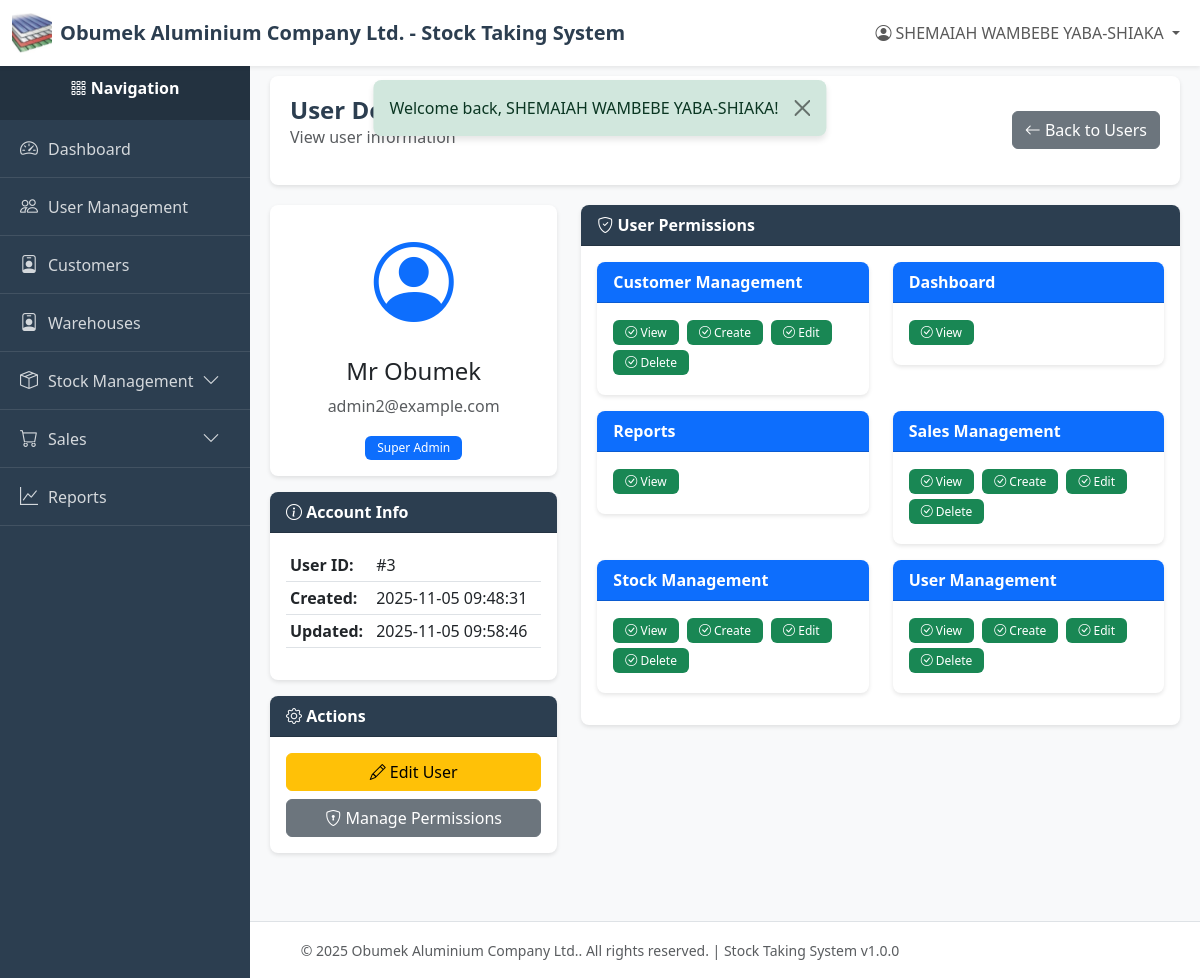
The app's page /index.php?page=users_view&id=3 (signed in) with its own data.
### tables this page shows
CREATE TABLE `users` (
  `id` int(11) NOT NULL,
  `email` varchar(255) NOT NULL,
  `password` varchar(255) NOT NULL,
  `name` varchar(255) NOT NULL,
  `role` varchar(50) NOT NULL DEFAULT 'viewer',
  `created_at` timestamp NOT NULL DEFAULT current_timestamp(),
  `updated_at` timestamp NULL DEFAULT NULL ON UPDATE current_timestamp(),
  `deleted_at` timestamp NULL DEFAULT NULL
);

### index.php (called while the page is built, shortened)
<?php
require_once __DIR__ . '/utils/auth_middleware.php';
require_once __DIR__ . '/controllers/routes.php';

### config/db.php (called while the page is built, shortened)
<?php
class Database {
    private static $instance = null;
    private $connection;
    private $host = 'localhost';
    private $db_name = 'stock_system';
    private $username = 'root';
    private $password = '';
    private $charset = 'utf8mb4';
    private function __construct() {
        try {
            $dsn = "mysql:host={$this->host};dbname={$this->db_name};charset={$this->charset}";
            $options = [
                PDO::ATTR_ERRMODE            => PDO::ERRMODE_EXCEPTION,
                PDO::ATTR_DEFAULT_FETCH_MODE => PDO::FETCH_ASSOC,
                PDO::ATTR_EMULATE_PREPARES   => false,
            ];
            $this->connection = new PDO($dsn, $this->username, $this->password, $options);
        } catch (PDOException $e) {
            error_log("Database Connection Error: " . $e->getMessage());
            die("Database connection failed. Please contact the administrator.");
        }
    }
    public static function getInstance() {
        if (self::$instance === null) {
            self::$instance = new self();
        }
        return self::$instance;
    }
    public function getConnection() {
        return $this->connection;
    }
}

### models/user.php (called while the page is built, shortened)
<?php
require_once __DIR__ . '/../config/db.php';
class User {
    private $db;
    private $table = 'users';
    public function __construct() {
        $this->db = Database::getInstance()->getConnection();
    }
    public function findById($id) {
        try {
            $sql = "SELECT * FROM {$this->table} WHERE id = :id AND deleted_at IS NULL";
            $stmt = $this->db->prepare($sql);
            $stmt->execute([':id' => $id]);
            return $stmt->fetch();
        } catch (PDOException $e) {
            error_log("User find error: " . $e->getMessage());
            return false;
        }
    }
    public function getPermissions($userId) {
        try {
            $sql = "SELECT module, actions FROM user_permissions WHERE user_id = :user_id";
            $stmt = $this->db->prepare($sql);
            $stmt->execute([':user_id' => $userId]);
            $permissions = [];
            while ($row = $stmt->fetch()) {
                $permissions[$row['module']] = json_decode($row['actions'], true);
            }
            return $permissions;
        } catch (PDOException $e) {
            error_log("Permission fetch error: " . $e->getMessage());
            return [];
        }
    }
}

### utils/helpers.php (called while the page is built, shortened)
<?php
function formatDate($date, $format = 'Y-m-d H:i:s') {
    $timestamp = strtotime($date);
    return $timestamp ? date($format, $timestamp) : $date;
}

### utils/auth_middleware.php (called while the page is built, shortened)
<?php
function hasPermission($module, $action = ACTION_VIEW) {
    if (isset($_SESSION['user_role']) && $_SESSION['user_role'] === ROLE_SUPER_ADMIN) {
        return true;
    }
    $permissions = $_SESSION['permissions'];
    return in_array($action, $permissions[$module]);
}

### views/users/view.php (the view, shortened to what this page needs)
<?php
require_once __DIR__ . '/../../config/db.php';
require_once __DIR__ . '/../../models/user.php';
require_once __DIR__ . '/../../utils/helpers.php';
$userId = (int)($_GET['id'] ?? 0);
$userModel = new User();
$user = $userModel->findById($userId);
$permissions = $userModel->getPermissions($userId);
require_once __DIR__ . '/../../layout/header.php';
require_once __DIR__ . '/../../layout/sidebar.php';
?>
<div class="content-wrapper">
    <div class="page-header">
        <div class="d-flex justify-content-between align-items-center">
            <div>
                <h1 class="page-title">User Details</h1>
                <p class="text-muted">View user information</p>
            </div>
            <a href="/new-stock-system/index.php?page=users" class="btn btn-secondary">
                <i class="bi bi-arrow-left"></i> Back to Users
            </a>
        </div>
    </div>
    <div class="row">
        <div class="col-md-4">
            <div class="card">
                <div class="card-body text-center">
                    <i class="bi bi-person-circle text-primary" style="font-size: 80px;"></i>
                    <h4 class="mt-3"><?php echo htmlspecialchars($user['name']); ?></h4>
                    <p class="text-muted"><?php echo htmlspecialchars($user['email']); ?></p>
                    <span class="badge bg-primary">
                        <?php echo USER_ROLES[$user['role']] ?? $user['role']; ?>
                    </span>
                </div>
            </div>
            <div class="card mt-3">
                <div class="card-header">
                    <i class="bi bi-info-circle"></i> Account Info
                </div>
                <div class="card-body">
                    <table class="table table-sm">
                        <tr>
                            <th>User ID:</th>
                            <td>#<?php echo $user['id']; ?></td>
                        </tr>
                        <tr>
                            <th>Created:</th>
                            <td><?php echo formatDate($user['created_at']); ?></td>
                        </tr>
                        <tr>
                            <th>Updated:</th>
                            <td><?php echo $user['updated_at'] ? formatDate($user['updated_at']) : 'Never'; ?></td>
                        </tr>
                    </table>
                </div>
            </div>
            <?php if (hasPermission(MODULE_USER_MANAGEMENT, ACTION_EDIT)): ?>
            <div class="card mt-3">
                <div class="card-header">
                    <i class="bi bi-gear"></i> Actions
                </div>
                <div class="card-body d-grid gap-2">
                    <a href="/new-stock-system/index.php?page=users_edit&id=<?php echo $user['id']; ?>" class="btn btn-warning">
                        <i class="bi bi-pencil"></i> Edit User
                    </a>
                    <a href="/new-stock-system/index.php?page=users_permissions&id=<?php echo $user['id']; ?>" class="btn btn-secondary">
                        <i class="bi bi-shield-lock"></i> Manage Permissions
                    </a>
                </div>
            </div>
            <?php endif; ?>
        </div>
        <div class="col-md-8">
            <div class="card">
                <div class="card-header">
                    <i class="bi bi-shield-check"></i> User Permissions
                </div>
                <div class="card-body">
                    <div class="row">
                        <?php foreach ($permissions as $module => $actions): ?>
                        <div class="col-md-6 mb-3">
                            <div class="card border-primary">
                                <div class="card-header bg-primary text-white">
                                    <strong><?php echo PERMISSION_MODULES[$module] ?? $module; ?></strong>
                                </div>
                                <div class="card-body">
                                    <?php foreach ($actions as $action): ?>
                                    <span class="badge bg-success me-1 mb-1">
                                        <i class="bi bi-check-circle"></i> <?php echo ucfirst($action); ?>
                                    </span>
                                    <?php endforeach; ?>
                                </div>
                            </div>
                        </div>
                        <?php endforeach; ?>
                    </div>
                </div>
            </div>
        </div>
    </div>
</div>
<?php require_once __DIR__ . '/../../layout/footer.php'; ?>

### layout/header.php (style rules this page uses)
:root { --primary-color: #2c3e50; --secondary-color: #3498db; --success-color: #27ae60; --danger-color: #e74c3c; --warning-color: #f39c12; --sidebar-width: 250px; }
body { font-family: 'Segoe UI', Tahoma, Geneva, Verdana, sans-serif; background-color: #f8f9fa; }
.content-wrapper { flex: 1; padding: 20px; margin-left: var(--sidebar-width); transition: margin-left 0.3s; }
.page-header { background: white; padding: 20px; border-radius: 8px; box-shadow: 0 2px 4px rgba(0,0,0,0.1); margin-bottom: 20px; }
.page-title { margin: 0; color: var(--primary-color); font-size: 24px; font-weight: 600; }
.card { border: none; box-shadow: 0 2px 4px rgba(0,0,0,0.1); border-radius: 8px; }
.card-header { background-color: var(--primary-color); color: white; font-weight: 600; border-radius: 8px 8px 0 0 !important; }
.table { background: white; }
.badge { padding: 6px 12px; font-weight: 500; }

### records on screen
users: name "Mr Obumek", email "admin2@example.com", role "Super Admin", id "3", created_at "2025-11-05 09:48:31", updated_at "2025-11-05 09:58:46"

### other values on screen
COMPANY_NAME "Obumek Aluminium Company Ltd."
APP_NAME "Stock Taking System"
$currentUser['name'] "SHEMAIAH WAMBEBE YABA-SHIAKA"
$flash['message'] "Welcome back, SHEMAIAH WAMBEBE YABA-SHIAKA!"
PERMISSION_MODULES[$module] "Customer Management"
$action "View"
$action "Create"
$action "Edit"
$action "Delete"
PERMISSION_MODULES[$module] "Dashboard"
PERMISSION_MODULES[$module] "Reports"
PERMISSION_MODULES[$module] "Sales Management"
PERMISSION_MODULES[$module] "Stock Management"
PERMISSION_MODULES[$module] "User Management"
APP_VERSION "1.0.0"
